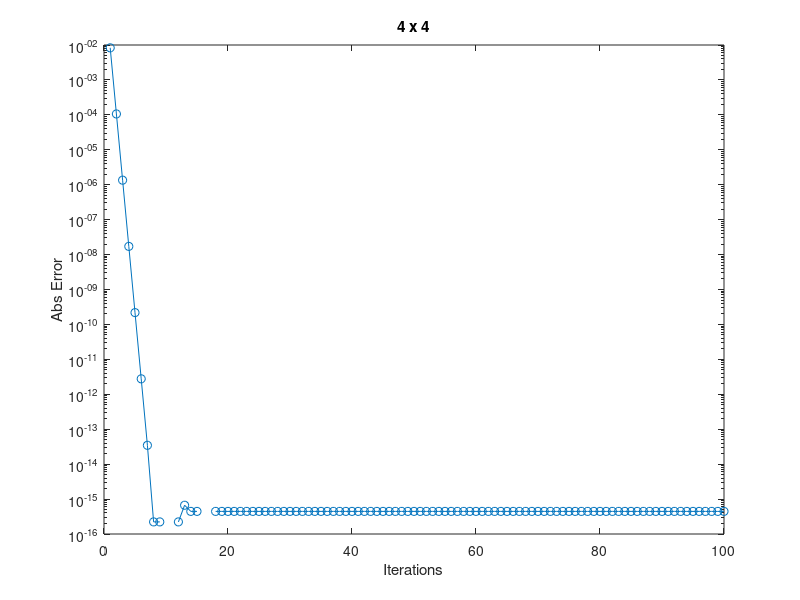
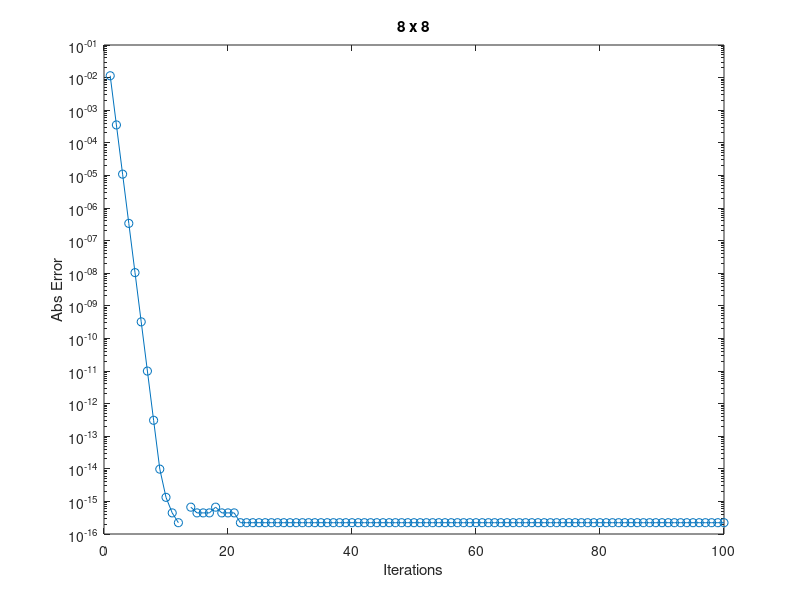
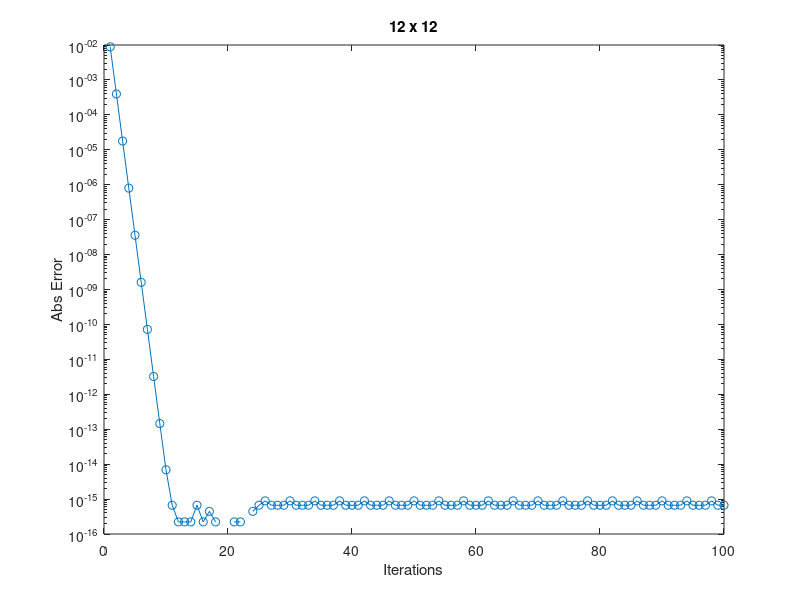
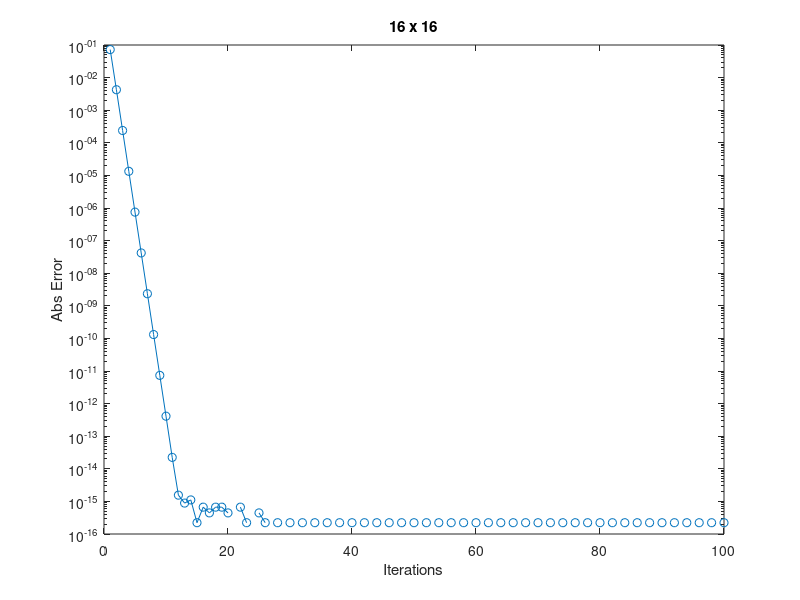

Recreate these plots in MATLAB, in order.
function power_test

    for n = 4:4:20

        A = hilbert(n);
        
        tic
        e = eig(A);
        toc
        
        Nmax = 100;
        
        tic
        [lam, ~]= powerIt(A,Nmax);
        toc
        
        err = abs(lam-max(e));
        
        N = 1:Nmax;
        
        figure
        semilogy(N,err,'o-')
        title(sprintf('%i x %i',n,n))
        xlabel('Iterations')
        ylabel('Abs Error')

    end

return


function [lam, v]= powerIt(A,Nmax)
    
    n = size(A,1);
    
    q = rand(n,1);
    q = q/norm(q);
    lam = zeros(Nmax,1);
    
    for j = 1:Nmax
        
       z = A*q;
       q = z/norm(z);
       lam(j) = q'*A*q;
    
    end
    
    v = q;

return

function [H] = hilbert(n)
    
    H = ones(n);
    for i = 1:n
        for j = 1:n
            H(i,j) = 1/(i+j-1);
        end

    end

return